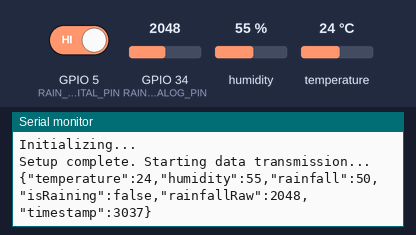
A sketch run on a simulated ESP32. Parts: the last lines printed to the serial monitor. The inputs (shaded band) are chosen by the test bench; at power-on: GPIO 5 (RAIN_DIGITAL_PIN) HIGH, humidity 55 %, GPIO 34 (RAIN_ANALOG_PIN) = 2048, temperature 24 °C.

Above: at 4.2 s.
4.3 s: GPIO 5 (RAIN_DIGITAL_PIN) driven LOW
At 6.5 s:
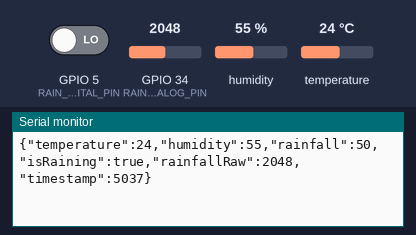
8.5 s: humidity set to 22 %
At 9.5 s:
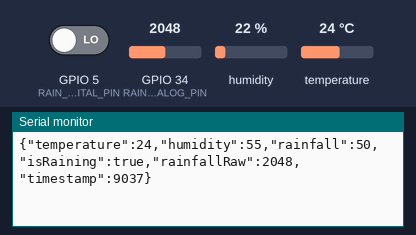
11.2 s: GPIO 34 (RAIN_ANALOG_PIN) set to 2866
At 11.2 s:
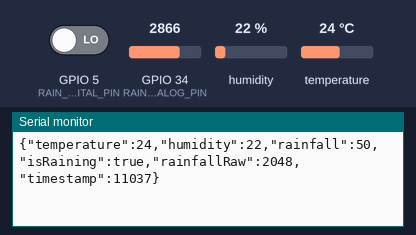
13.9 s: temperature set to 12 °C
At 16.2 s:
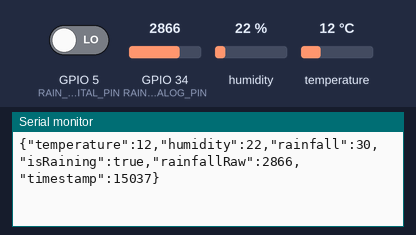
16.6 s: GPIO 34 (RAIN_ANALOG_PIN) set to 3603
At 18.0 s:
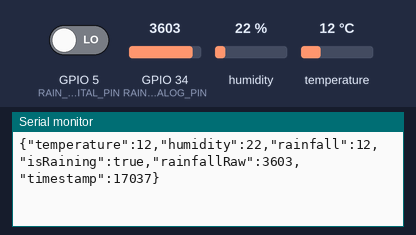
19.3 s: GPIO 5 (RAIN_DIGITAL_PIN) driven HIGH
At 22.3 s:
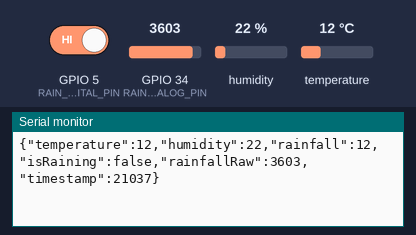
Timing chart, 0 to 23.0 s (numbered marks = the images above; inputs shaded):
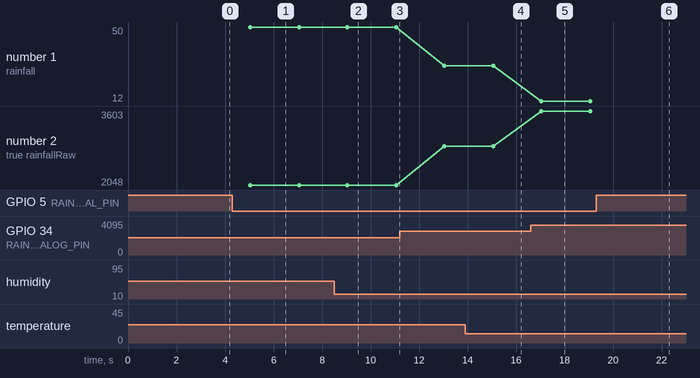

The sketch:

esp32_rain_sensor.ino
```cpp
/*
 * ESP32 Rain Dashboard - Sensor Data Transmitter
 *
 * This sketch reads sensor data and sends it to the computer
 * via USB serial connection in JSON format.
 *
 * Hardware Requirements:
 * - ESP32 Development Board
 * - DHT11 Temperature & Humidity Sensor
 * - Rain Sensor Module (optional)
 *
 * Wiring (Based on your friend's setup):
 * - DHT11 Data Pin -> GPIO 18
 * - Rain Sensor Analog Out -> GPIO 34 (if available)
 * - Rain Sensor Digital Out -> GPIO 5 (optional)
 */

#include <DHT.h>
#include <ArduinoJson.h>

// DHT Sensor Configuration (UPDATED to match your hardware)
#define DHTPIN 18         // GPIO 18 (matches your friend's setup)
#define DHTTYPE DHT11     // DHT11 sensor
DHT dht(DHTPIN, DHTTYPE);

// Rain Sensor Configuration
#define RAIN_ANALOG_PIN 34    // Analog pin for rain sensor
#define RAIN_DIGITAL_PIN 5    // Digital pin for rain sensor (optional)

// Timing Configuration
unsigned long lastUpdate = 0;
const unsigned long updateInterval = 2000;  // Send data every 2 seconds

void setup() {
  // Initialize Serial Communication
  // Changed to 9600 to match your friend's baud rate
  Serial.begin(9600);

  // Wait for serial port to connect
  delay(1000);

  Serial.println("ESP32 Rain Dashboard Sensor System");
  Serial.println("Initializing...");

  // Initialize DHT sensor
  dht.begin();

  // Initialize Rain Sensor pins (if you have rain sensor)
  pinMode(RAIN_ANALOG_PIN, INPUT);
  pinMode(RAIN_DIGITAL_PIN, INPUT);

  Serial.println("Setup complete. Starting data transmission...");
  delay(2000);
}

void loop() {
  unsigned long currentTime = millis();

  // Send data at regular intervals
  if (currentTime - lastUpdate >= updateInterval) {
    lastUpdate = currentTime;

    // Read sensor data
    float temperature = dht.readTemperature();    // Celsius
    float humidity = dht.readHumidity();          // Percentage
    int rainfallRaw = analogRead(RAIN_ANALOG_PIN); // 0-4095 (12-bit ADC)
    bool isRaining = digitalRead(RAIN_DIGITAL_PIN) == LOW; // Usually LOW when wet

    // Convert rainfall to percentage (inverse: 4095 = dry, 0 = wet)
    float rainfallPercent = 100.0 - ((rainfallRaw / 4095.0) * 100.0);

    // Check if DHT reading failed
    if (isnan(temperature) || isnan(humidity)) {
      Serial.println("{\"error\":\"Failed to read from DHT sensor\"}");
      return;
    }

    // Create JSON document
    StaticJsonDocument<256> doc;

    doc["temperature"] = round(temperature * 10) / 10.0;  // 1 decimal place
    doc["humidity"] = round(humidity * 10) / 10.0;        // 1 decimal place
    doc["rainfall"] = round(rainfallPercent * 10) / 10.0; // 1 decimal place
    doc["isRaining"] = isRaining;
    doc["rainfallRaw"] = rainfallRaw;
    doc["timestamp"] = currentTime;

    // Serialize JSON to Serial
    serializeJson(doc, Serial);
    Serial.println();  // Important: newline for readline() in Python
  }
}
```

Measured:
- after the input at 4.3 s, the serial monitor: prints a new line after 0.74 s (image 1)
- after the input at 13.9 s, the serial monitor: prints a new line after 1.2 s (image 4)
- after the input at 16.6 s, the serial monitor: prints a new line after 0.44 s (image 5)
- after the input at 19.3 s, the serial monitor: prints a new line after 1.7 s (image 6)
- plotted number 1: 50 → 30 after the input at 11.2 s
- plotted number 2: 2048 → 2866 after the input at 11.2 s, 2866 → 3603 after the input at 16.6 s
